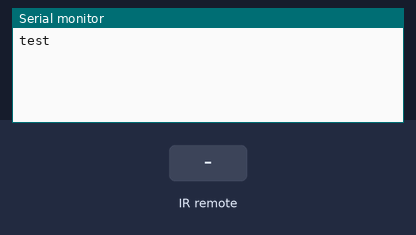
Bench run of a sketch on a simulated Arduino Uno, built with avr-gcc and run on an emulated ATmega328P. Parts: the last lines printed to the serial monitor. The test bench sets the inputs (shaded band).

Above: at 1.2 s.
1.3 s: infrared code 0xC157C0 received
At 2.0 s:
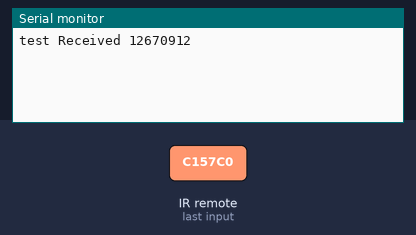
2.8 s: infrared code 0xC1570C received
At 3.2 s:
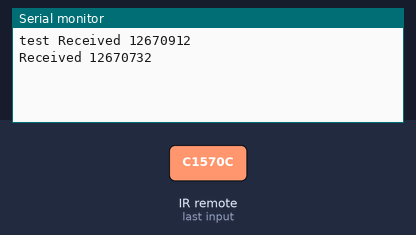

The sketch:

test_rice_433_senza_lib.ino
```cpp
/*
  Example for different sending methods

  http://code.google.com/p/rc-switch/

*/

#include <RCSwitch.h>
int  val =0;

RCSwitch mySwitch = RCSwitch();

void setup() {

  Serial.begin(9600);
  mySwitch.enableReceive(0);  // Receiver on inerrupt 0 => that is pin #2
  // Transmitter is connected to Arduino Pin #14
  mySwitch.enableTransmit(14);

  // Optional set pulse length.0
  // Recive demo advanced dice 231 millsecondi
  mySwitch.setPulseLength(230);

  // Optional set protocol (default is 1, will work for most outlets)
  // mySwitch.setProtocol(2);

  // Optional set number of transmission repetitions.
  // mySwitch.setRepeatTransmit(15);
  Serial.print("test ");

}

void loop() {
  if (mySwitch.available())
  {
    Serial.print("Received ");
    Serial.println( mySwitch.getReceivedValue() );

    if (mySwitch.getReceivedValue() ==12670912)
        mySwitch.send(983232, 24);  //  presa 2 ON
    if (mySwitch.getReceivedValue() ==12670732)
        mySwitch.send(983040, 24);  //  presa 2 OFF
  }

  mySwitch.resetAvailable();
}
```

Measured:
- after the input at 1.3 s, the serial monitor: prints a new line at once (image 1)
- after the input at 2.8 s, the serial monitor: prints a new line at once (image 2)
